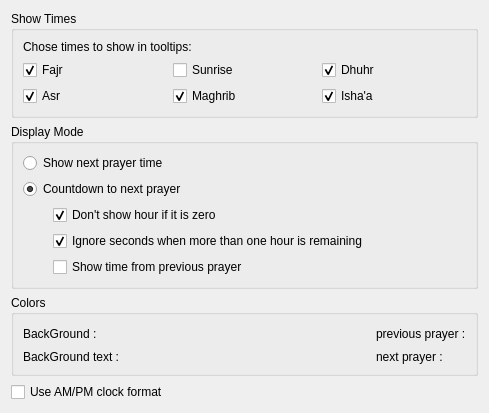
<?xml version="1.0" encoding="UTF-8"?>
<ui version="4.0">
 <class>DisplayForm</class>
 <widget class="QWidget" name="DisplayForm">
  <property name="geometry">
   <rect>
    <x>0</x>
    <y>0</y>
    <width>489</width>
    <height>408</height>
   </rect>
  </property>
  <property name="windowTitle">
   <string>Display</string>
  </property>
  <layout class="QVBoxLayout" name="verticalLayout">
   <item>
    <widget class="QGroupBox" name="locationGroupBox">
     <property name="title">
      <string>Show Times</string>
     </property>
     <layout class="QVBoxLayout" name="verticalLayout_2">
      <item>
       <widget class="QLabel" name="citiesLabel">
        <property name="text">
         <string>Chose times to show in tooltips:</string>
        </property>
       </widget>
      </item>
      <item>
       <layout class="QHBoxLayout" name="horizontalLayout">
        <item>
         <widget class="QCheckBox" name="showFajrCheckBox">
          <property name="text">
           <string>Fajr</string>
          </property>
          <property name="checked">
           <bool>true</bool>
          </property>
         </widget>
        </item>
        <item>
         <widget class="QCheckBox" name="showShroukCheckBox">
          <property name="text">
           <string>Sunrise</string>
          </property>
         </widget>
        </item>
        <item>
         <widget class="QCheckBox" name="showDuhrCheckBox">
          <property name="text">
           <string>Dhuhr</string>
          </property>
          <property name="checked">
           <bool>true</bool>
          </property>
         </widget>
        </item>
       </layout>
      </item>
      <item>
       <layout class="QHBoxLayout" name="horizontalLayout_2">
        <item>
         <widget class="QCheckBox" name="showAsrCheckBox">
          <property name="text">
           <string>Asr</string>
          </property>
          <property name="checked">
           <bool>true</bool>
          </property>
         </widget>
        </item>
        <item>
         <widget class="QCheckBox" name="showMaghribCheckBox">
          <property name="text">
           <string>Maghrib</string>
          </property>
          <property name="checked">
           <bool>true</bool>
          </property>
         </widget>
        </item>
        <item>
         <widget class="QCheckBox" name="showIshaCheckBox">
          <property name="text">
           <string>Isha'a</string>
          </property>
          <property name="checked">
           <bool>true</bool>
          </property>
         </widget>
        </item>
       </layout>
      </item>
     </layout>
    </widget>
   </item>
   <item>
    <widget class="QGroupBox" name="otherSettingsGroupBox">
     <property name="title">
      <string>Display Mode</string>
     </property>
     <layout class="QVBoxLayout" name="verticalLayout_3">
      <item>
       <widget class="QRadioButton" name="showNextRadioButton">
        <property name="text">
         <string>Show next prayer time</string>
        </property>
       </widget>
      </item>
      <item>
       <widget class="QRadioButton" name="countdownRadioButton">
        <property name="text">
         <string>Countdown to next prayer</string>
        </property>
        <property name="checked">
         <bool>true</bool>
        </property>
       </widget>
      </item>
      <item>
       <layout class="QHBoxLayout" name="horizontalLayout_3">
        <item>
         <spacer name="horizontalSpacer">
          <property name="orientation">
           <enum>Qt::Horizontal</enum>
          </property>
          <property name="sizeType">
           <enum>QSizePolicy::Fixed</enum>
          </property>
          <property name="sizeHint" stdset="0">
           <size>
            <width>30</width>
            <height>20</height>
           </size>
          </property>
         </spacer>
        </item>
        <item>
         <widget class="QCheckBox" name="ignoreHourCheckBox">
          <property name="text">
           <string>Don't show hour if it is zero</string>
          </property>
          <property name="checked">
           <bool>true</bool>
          </property>
         </widget>
        </item>
        <item>
         <spacer name="horizontalSpacer_2">
          <property name="orientation">
           <enum>Qt::Horizontal</enum>
          </property>
          <property name="sizeHint" stdset="0">
           <size>
            <width>40</width>
            <height>20</height>
           </size>
          </property>
         </spacer>
        </item>
       </layout>
      </item>
      <item>
       <layout class="QHBoxLayout" name="horizontalLayout_4">
        <item>
         <spacer name="horizontalSpacer_3">
          <property name="orientation">
           <enum>Qt::Horizontal</enum>
          </property>
          <property name="sizeType">
           <enum>QSizePolicy::Fixed</enum>
          </property>
          <property name="sizeHint" stdset="0">
           <size>
            <width>30</width>
            <height>20</height>
           </size>
          </property>
         </spacer>
        </item>
        <item>
         <widget class="QCheckBox" name="ignoreSecsCheckBox">
          <property name="text">
           <string>Ignore seconds when more than one hour is remaining</string>
          </property>
          <property name="checked">
           <bool>true</bool>
          </property>
         </widget>
        </item>
        <item>
         <spacer name="horizontalSpacer_4">
          <property name="orientation">
           <enum>Qt::Horizontal</enum>
          </property>
          <property name="sizeHint" stdset="0">
           <size>
            <width>40</width>
            <height>20</height>
           </size>
          </property>
         </spacer>
        </item>
       </layout>
      </item>
      <item>
       <layout class="QHBoxLayout" name="horizontalLayout_5">
        <item>
         <spacer name="horizontalSpacer_5">
          <property name="orientation">
           <enum>Qt::Horizontal</enum>
          </property>
          <property name="sizeType">
           <enum>QSizePolicy::Fixed</enum>
          </property>
          <property name="sizeHint" stdset="0">
           <size>
            <width>30</width>
            <height>20</height>
           </size>
          </property>
         </spacer>
        </item>
        <item>
         <widget class="QCheckBox" name="showElapsedCheckBox">
          <property name="toolTip">
           <string>Show until 10 minutes current prayer time</string>
          </property>
          <property name="text">
           <string>Show time from previous prayer</string>
          </property>
         </widget>
        </item>
        <item>
         <spacer name="horizontalSpacer_6">
          <property name="orientation">
           <enum>Qt::Horizontal</enum>
          </property>
          <property name="sizeHint" stdset="0">
           <size>
            <width>40</width>
            <height>20</height>
           </size>
          </property>
         </spacer>
        </item>
       </layout>
      </item>
     </layout>
    </widget>
   </item>
   <item>
    <widget class="QGroupBox" name="groupBox">
     <property name="title">
      <string>Colors</string>
     </property>
     <layout class="QGridLayout" name="gridLayout">
      <item row="0" column="0">
       <layout class="QHBoxLayout" name="hlLayoutBackground">
        <item>
         <widget class="QLabel" name="label">
          <property name="text">
           <string>BackGround :</string>
          </property>
         </widget>
        </item>
       </layout>
      </item>
      <item row="0" column="2">
       <layout class="QHBoxLayout" name="hlLayoutPrev">
        <item>
         <widget class="QLabel" name="label_3">
          <property name="text">
           <string>previous prayer :</string>
          </property>
         </widget>
        </item>
       </layout>
      </item>
      <item row="1" column="0">
       <layout class="QHBoxLayout" name="hlLayoutText">
        <item>
         <widget class="QLabel" name="label_2">
          <property name="text">
           <string>BackGround text :</string>
          </property>
         </widget>
        </item>
       </layout>
      </item>
      <item row="1" column="2">
       <layout class="QHBoxLayout" name="hlLayoutNext">
        <item>
         <widget class="QLabel" name="label_4">
          <property name="text">
           <string>next prayer :</string>
          </property>
         </widget>
        </item>
       </layout>
      </item>
      <item row="0" column="1">
       <spacer name="horizontalSpacer_7">
        <property name="orientation">
         <enum>Qt::Horizontal</enum>
        </property>
        <property name="sizeHint" stdset="0">
         <size>
          <width>40</width>
          <height>20</height>
         </size>
        </property>
       </spacer>
      </item>
     </layout>
    </widget>
   </item>
   <item>
    <widget class="QCheckBox" name="ampmCheckBox">
     <property name="text">
      <string>Use AM/PM clock format</string>
     </property>
    </widget>
   </item>
   <item>
    <spacer name="verticalSpacer">
     <property name="orientation">
      <enum>Qt::Vertical</enum>
     </property>
     <property name="sizeHint" stdset="0">
      <size>
       <width>20</width>
       <height>40</height>
      </size>
     </property>
    </spacer>
   </item>
  </layout>
 </widget>
 <resources/>
 <connections>
  <connection>
   <sender>countdownRadioButton</sender>
   <signal>toggled(bool)</signal>
   <receiver>ignoreHourCheckBox</receiver>
   <slot>setEnabled(bool)</slot>
   <hints>
    <hint type="sourcelabel">
     <x>62</x>
     <y>177</y>
    </hint>
    <hint type="destinationlabel">
     <x>121</x>
     <y>215</y>
    </hint>
   </hints>
  </connection>
  <connection>
   <sender>countdownRadioButton</sender>
   <signal>toggled(bool)</signal>
   <receiver>ignoreSecsCheckBox</receiver>
   <slot>setEnabled(bool)</slot>
   <hints>
    <hint type="sourcelabel">
     <x>121</x>
     <y>174</y>
    </hint>
    <hint type="destinationlabel">
     <x>172</x>
     <y>242</y>
    </hint>
   </hints>
  </connection>
  <connection>
   <sender>countdownRadioButton</sender>
   <signal>toggled(bool)</signal>
   <receiver>showElapsedCheckBox</receiver>
   <slot>setEnabled(bool)</slot>
   <hints>
    <hint type="sourcelabel">
     <x>18</x>
     <y>180</y>
    </hint>
    <hint type="destinationlabel">
     <x>69</x>
     <y>261</y>
    </hint>
   </hints>
  </connection>
 </connections>
</ui>
